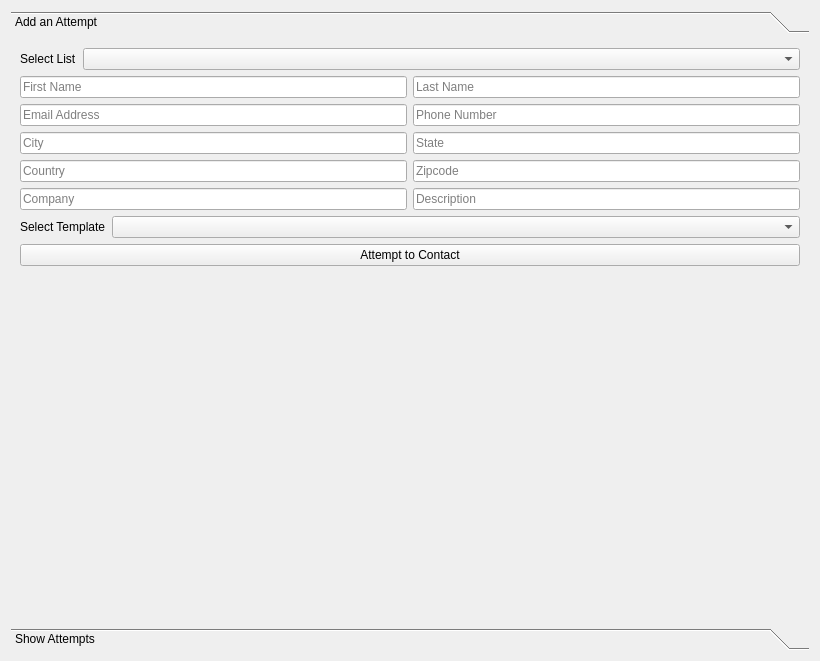
<?xml version="1.0" encoding="UTF-8"?>
<ui version="4.0">
 <class>frmAttempts</class>
 <widget class="QFrame" name="frmAttempts">
  <property name="geometry">
   <rect>
    <x>0</x>
    <y>0</y>
    <width>820</width>
    <height>661</height>
   </rect>
  </property>
  <property name="windowTitle">
   <string>Frame</string>
  </property>
  <layout class="QVBoxLayout" name="verticalLayout">
   <item>
    <widget class="QToolBox" name="toolBox">
     <property name="currentIndex">
      <number>0</number>
     </property>
     <widget class="QWidget" name="tbAddAnAttempt">
      <property name="geometry">
       <rect>
        <x>0</x>
        <y>0</y>
        <width>802</width>
        <height>583</height>
       </rect>
      </property>
      <attribute name="label">
       <string>Add an Attempt</string>
      </attribute>
      <layout class="QVBoxLayout" name="verticalLayout_2">
       <item>
        <layout class="QHBoxLayout" name="horizontalLayout">
         <item>
          <widget class="QLabel" name="label">
           <property name="sizePolicy">
            <sizepolicy hsizetype="Maximum" vsizetype="Preferred">
             <horstretch>0</horstretch>
             <verstretch>0</verstretch>
            </sizepolicy>
           </property>
           <property name="text">
            <string>Select List</string>
           </property>
          </widget>
         </item>
         <item>
          <widget class="QComboBox" name="comboBox"/>
         </item>
        </layout>
       </item>
       <item>
        <layout class="QGridLayout" name="gridLayout">
         <item row="0" column="0">
          <widget class="QLineEdit" name="lineEdit">
           <property name="placeholderText">
            <string>First Name</string>
           </property>
          </widget>
         </item>
         <item row="0" column="1">
          <widget class="QLineEdit" name="lineEdit_2">
           <property name="placeholderText">
            <string>Last Name</string>
           </property>
          </widget>
         </item>
         <item row="1" column="0">
          <widget class="QLineEdit" name="lineEdit_3">
           <property name="placeholderText">
            <string>Email Address</string>
           </property>
          </widget>
         </item>
         <item row="1" column="1">
          <widget class="QLineEdit" name="lineEdit_4">
           <property name="placeholderText">
            <string>Phone Number</string>
           </property>
          </widget>
         </item>
         <item row="2" column="0">
          <widget class="QLineEdit" name="lineEdit_5">
           <property name="placeholderText">
            <string>City</string>
           </property>
          </widget>
         </item>
         <item row="2" column="1">
          <widget class="QLineEdit" name="lineEdit_6">
           <property name="placeholderText">
            <string>State</string>
           </property>
          </widget>
         </item>
         <item row="3" column="0">
          <widget class="QLineEdit" name="lineEdit_7">
           <property name="placeholderText">
            <string>Country</string>
           </property>
          </widget>
         </item>
         <item row="3" column="1">
          <widget class="QLineEdit" name="lineEdit_8">
           <property name="placeholderText">
            <string>Zipcode</string>
           </property>
          </widget>
         </item>
         <item row="4" column="0">
          <widget class="QLineEdit" name="lineEdit_9">
           <property name="placeholderText">
            <string>Company</string>
           </property>
          </widget>
         </item>
         <item row="4" column="1">
          <widget class="QLineEdit" name="lineEdit_10">
           <property name="placeholderText">
            <string>Description</string>
           </property>
          </widget>
         </item>
        </layout>
       </item>
       <item>
        <layout class="QHBoxLayout" name="horizontalLayout_3">
         <item>
          <widget class="QLabel" name="label_2">
           <property name="sizePolicy">
            <sizepolicy hsizetype="Maximum" vsizetype="Preferred">
             <horstretch>0</horstretch>
             <verstretch>0</verstretch>
            </sizepolicy>
           </property>
           <property name="text">
            <string>Select Template</string>
           </property>
          </widget>
         </item>
         <item>
          <widget class="QComboBox" name="comboBox_2"/>
         </item>
        </layout>
       </item>
       <item>
        <widget class="QPushButton" name="pushButton_3">
         <property name="text">
          <string>Attempt to Contact</string>
         </property>
        </widget>
       </item>
       <item>
        <spacer name="verticalSpacer">
         <property name="orientation">
          <enum>Qt::Vertical</enum>
         </property>
         <property name="sizeHint" stdset="0">
          <size>
           <width>20</width>
           <height>40</height>
          </size>
         </property>
        </spacer>
       </item>
      </layout>
     </widget>
     <widget class="QWidget" name="tbShowAttempts">
      <property name="geometry">
       <rect>
        <x>0</x>
        <y>0</y>
        <width>802</width>
        <height>583</height>
       </rect>
      </property>
      <attribute name="label">
       <string>Show Attempts</string>
      </attribute>
      <layout class="QVBoxLayout" name="verticalLayout_3">
       <item>
        <widget class="QWidget" name="widget_4" native="true">
         <layout class="QHBoxLayout" name="horizontalLayout_4">
          <item>
           <widget class="QLineEdit" name="lineEdit_11"/>
          </item>
          <item>
           <widget class="QPushButton" name="pushButton_5">
            <property name="text">
             <string>Search</string>
            </property>
           </widget>
          </item>
         </layout>
        </widget>
       </item>
       <item>
        <widget class="QWidget" name="widget" native="true">
         <layout class="QHBoxLayout" name="horizontalLayout_2">
          <item>
           <widget class="QPushButton" name="pushButton_4">
            <property name="text">
             <string>Refresh</string>
            </property>
           </widget>
          </item>
          <item>
           <widget class="QPushButton" name="pushButton_10">
            <property name="text">
             <string>Attempt to Contact</string>
            </property>
           </widget>
          </item>
          <item>
           <spacer name="horizontalSpacer">
            <property name="orientation">
             <enum>Qt::Horizontal</enum>
            </property>
            <property name="sizeHint" stdset="0">
             <size>
              <width>40</width>
              <height>20</height>
             </size>
            </property>
           </spacer>
          </item>
         </layout>
        </widget>
       </item>
       <item>
        <widget class="QTableView" name="tableView"/>
       </item>
      </layout>
     </widget>
    </widget>
   </item>
  </layout>
 </widget>
 <resources/>
 <connections/>
</ui>
